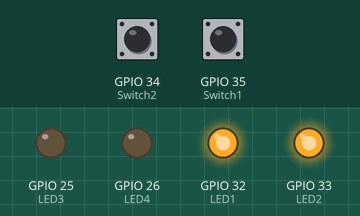
A sketch run on a simulated ESP32. On the bench: output pins drawn as LEDs (lit = HIGH). Dashed ring = blinking. The test bench sets the inputs (shaded band); at power-on: GPIO 34 (Switch2) HIGH, GPIO 35 (Switch1) LOW.

Above: at 4.8 s.
4.9 s: GPIO 34 (Switch2) pulled LOW for 2.35 s
At 8.7 s:
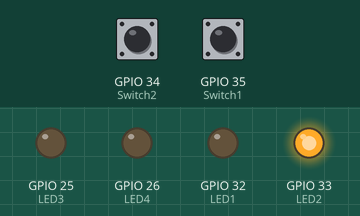
11.5 s: GPIO 35 (Switch1) pulled HIGH for 2.35 s
At 14.2 s:
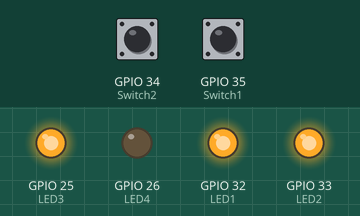
16.0 s: GPIO 34 (Switch2) driven LOW and GPIO 35 (Switch1) driven HIGH
At 18.7 s:
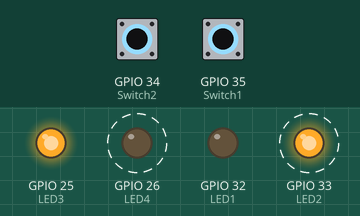
20.7 s: GPIO 35 (Switch1) driven LOW
At 23.3 s:
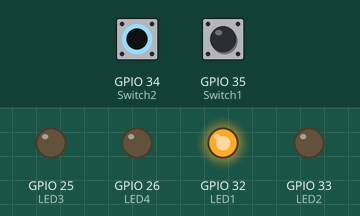
26.7 s: GPIO 34 (Switch2) driven HIGH
At 29.1 s:
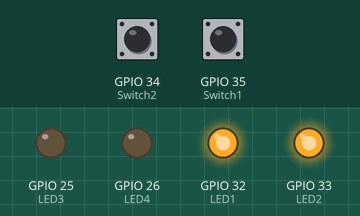
30.0 s: GPIO 34 (Switch2) driven LOW
At 34.1 s:
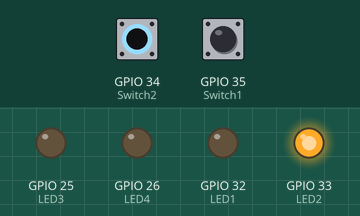
Timing chart, 0 to 37.0 s (numbered marks = the images above; inputs shaded):
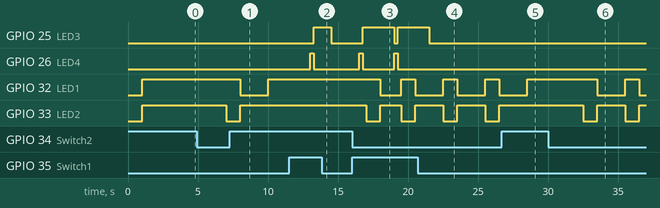

The sketch:

LED_test.ino
```cpp
int LED1 = 32; //active 0
int LED2 = 33; //active 0
int LED3 = 25; //active 1
int LED4 = 26; //active 1
const int Switch1 = 35; //active 1
const int Switch2 = 34; //active 0

void setup() {
  Serial.begin(115200);
  pinMode(LED1, OUTPUT);
  pinMode(LED2, OUTPUT);
  pinMode(LED3, OUTPUT);
  pinMode(LED4, OUTPUT);
  pinMode(Switch1, INPUT);
  pinMode(Switch2, INPUT);
}

void loop() {
  // put your main code here, to run repeatedly:

 int S1 = digitalRead(Switch1);
 int S2 = digitalRead(Switch2);
 if (S1 == HIGH){
  ac11();
 }else if (S1 == LOW){
  ac12();
 }
 if (S2 == LOW){
  ac01();
 }else if (S2 == HIGH){
  ac02();
 }
}
 void ac11(){
  digitalWrite(LED3, LOW);
  digitalWrite(LED4, HIGH);
  delay(250);
  digitalWrite(LED3, HIGH);
  digitalWrite(LED4, LOW);
  delay(250);
  }
 void ac12(){
  digitalWrite(LED3, LOW);
  digitalWrite(LED4, LOW);
  delay(1000);
 }
 void ac01(){
  digitalWrite(LED1, HIGH);
  digitalWrite(LED2, LOW);
  delay(1000);
  digitalWrite(LED1, LOW);
  digitalWrite(LED2, HIGH);
  delay(1000);
 }
 void ac02(){
  digitalWrite(LED1, HIGH);
  digitalWrite(LED2, HIGH);
  delay(1000);
 }
```

Measured:
- after the input at 4.9 s, GPIO 32 (LED1): HIGH → LOW after 3.1 s, → HIGH 2.0 s later; GPIO 33 (LED2): HIGH → LOW after 2.1 s, → HIGH 1.0 s later
- after the input at 11.5 s, GPIO 25 (LED3): LOW → HIGH after 1.8 s, → LOW 1.3 s later; GPIO 26 (LED4): LOW → HIGH after 1.5 s, → LOW 0.25 s later
- after the input at 16.0 s, GPIO 25 (LED3): LOW → HIGH after 0.75 s, → LOW 2.3 s later, → HIGH 0.25 s later; GPIO 26 (LED4): alternates HIGH for 0.25 s and LOW for 2.3 s, starting after 0.50 s; GPIO 32 (LED1): HIGH → LOW after 2.0 s, → HIGH 1.5 s later, → LOW 1.0 s later; GPIO 33 (LED2): alternates HIGH for 1.5 s and LOW for 1.0 s, starting after 1.0 s
- after the input at 20.7 s, GPIO 25 (LED3): goes on until 21.5 s, then stays LOW; GPIO 26 (LED4): stops changing and stays LOW
- after the input at 26.7 s, GPIO 32 (LED1): goes on until 28.5 s, then stays HIGH; GPIO 33 (LED2): stays HIGH (without the input it goes to LOW after 1.8 s)
- after the input at 30.0 s, GPIO 32 (LED1): HIGH → LOW after 3.5 s, → HIGH 2.0 s later, → LOW 1.0 s later; GPIO 33 (LED2): alternates HIGH for 2.0 s and LOW for 1.0 s, starting after 2.5 s
